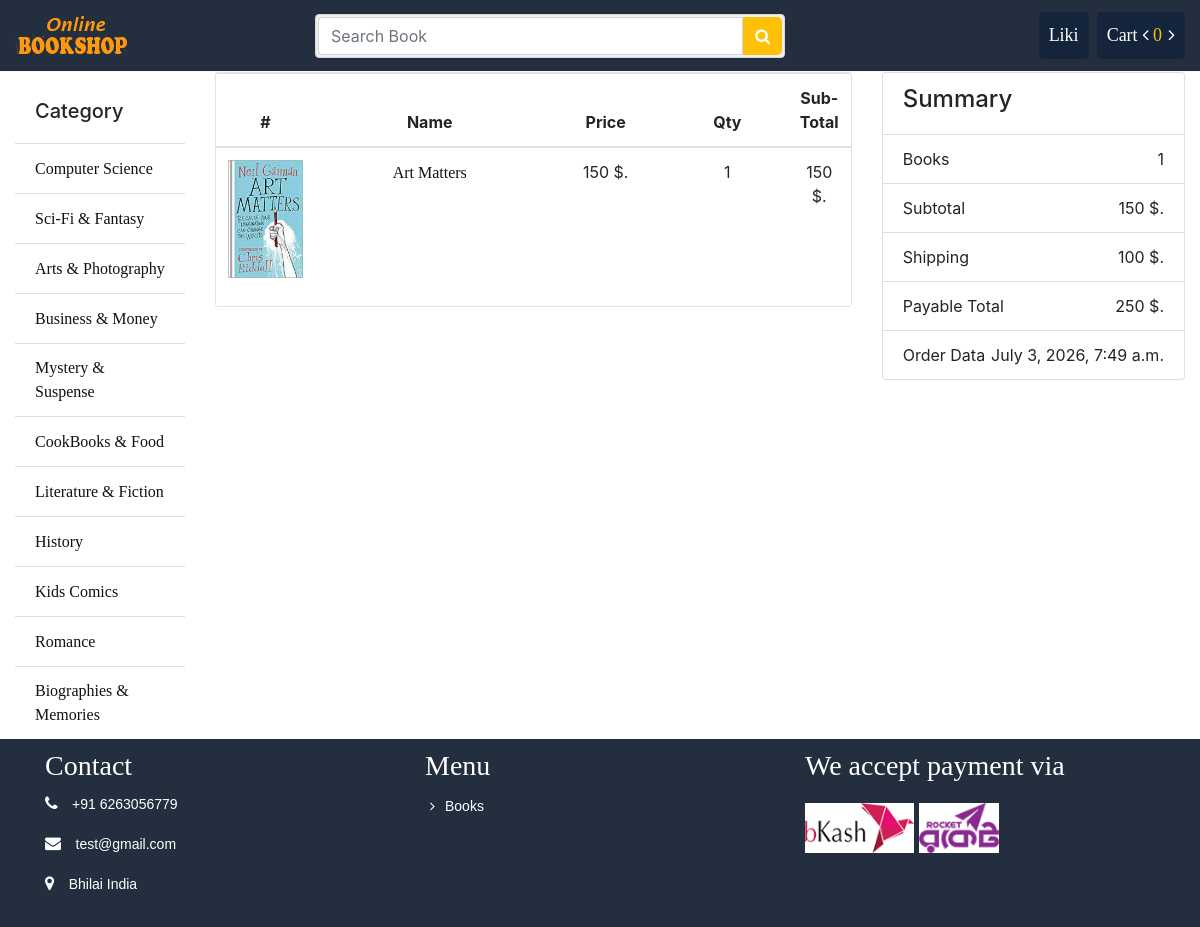
Page /order/13 (signed in) on the committed database.
### store/models.py (models this page shows, shortened)
class Category(models.Model):
	name = models.CharField(max_length = 100)
	slug = models.SlugField(max_length = 150, unique=True ,db_index=True)
	icon = models.FileField(upload_to = "category/")
	create_at = models.DateTimeField(auto_now_add = True)
	updated_at = models.DateTimeField(auto_now_add = True)

class Book(models.Model):
	writer = models.ForeignKey(Writer, on_delete = models.CASCADE)
	category = models.ForeignKey(Category, on_delete = models.CASCADE)
	name = models.CharField(max_length = 100)
	slug = models.SlugField(max_length=100, db_index=True)
	price = models.IntegerField()
	stock = models.IntegerField()
	coverpage = models.FileField(upload_to = "coverpage/")
	bookpage = models.FileField(upload_to = "bookpage/")
	created = models.DateTimeField(auto_now_add=True)
	updated = models.DateTimeField(auto_now=True)
	totalreview = models.IntegerField(default=1)
	totalrating = models.IntegerField(default=5)
	status = models.IntegerField(default=0)
	description = models.TextField()

### order/models.py (models this page shows, shortened)
class OrderItem(models.Model):
    order = models.ForeignKey(Order, on_delete=models.CASCADE)
    book = models.ForeignKey(Book, on_delete=models.CASCADE)
    price = models.DecimalField(max_digits=10, decimal_places=2)
    quantity = models.PositiveIntegerField(default=1)

class Order(models.Model):
	customer = models.ForeignKey(User, on_delete = models.CASCADE)
	name = models.CharField(max_length=30)
	email = models.EmailField()
	phone = models.CharField(max_length=16)
	address = models.CharField(max_length=150)
	division = models.CharField(max_length=20)
	district = models.CharField(max_length=30)
	zip_code = models.CharField(max_length=30)
	payment_method = models.CharField(max_length = 20)
	account_no = models.CharField(max_length = 20)
	transaction_id = models.IntegerField()
	payable = models.IntegerField()
	totalbook = models.IntegerField()
	created = models.DateTimeField(auto_now_add=True)
	updated = models.DateTimeField(auto_now=True)
	paid = models.BooleanField(default=False)
	class Meta:
		ordering = ('-created', )

### order/views.py (the view)
# urls.py: path('<int:id>', views.order_details, name="order_details"),
def order_details(request, id):
	order_summary = get_object_or_404(Order, id=id)
	if order_summary.customer_id != request.user.id:
		return redirect('store:index')
	orderedItem = OrderItem.objects.filter(order_id=id)
	context = {
		"o_summary": order_summary,
		"o_item": orderedItem
	}
	return render(request, 'order/details.html', context)

### cart/cart.py (called while the page is built)
    def __len__(self):
        return sum(item['quantity'] for item in self.cart.values())

### store/context_processors.py (called while the page is built)
def sidebar(request):
	categories = Category.objects.all()
	context = {
		"cat":categories
	}
	return context

def cart(request):
	cart = Cart(request)
	context = {
		"cart": cart
	}
	return context

### store/templatetags/customfunction.py (called while the page is built)
@register.filter(name='subtotal')
def subtotal(value, args):
	return value*args

### order/templates/order/details.html
{% extends 'store/base.html' %}
{% load static %}
{% load customfunction %}
{% block container %}
			<div class="row">
				<div class="col-sm-8">
					<div class="cart_info">
					    <table class="table table-hover">
					        <thead class="text-center">
					            <tr>
					                <th scope="col">#</th>
					                <th scope="col" style="width: 250px">Name</th>
					                <th scope="col">Price</th>
					                <th scope="col" >Qty</th>
					                <th scope="col"> Sub-Total</th>
					            </tr>
					        </thead>
					        <tbody class="text-center">
					        	{% for item in o_item %}
					            <tr>
					                <td class="cart_coverpage"><a href=""><img src="{{ item.book.coverpage.url}}"></a></td>
					                <td><a href="{% url 'store:book' id=item.book.id %}">{{ item.book.name }}</a></td>
					                <td class="cart_quantity">{{ item.book.price }} $.</td>
					                <td class="cart_quantity">{{ item.quantity }}</td>
					                <td>{{ item.book.price|subtotal:item.quantity }} $.</td>
					            </tr>
					            {% endfor %}
					        </tbody>
					    </table>
					</div>
				</div>
				<div class="col-sm-4">
					<ul class="list-group">
						<li class="list-group-item d-flex justify-content-between align-items-center"><h4>Summary</h4></li>
						<li class="list-group-item d-flex justify-content-between align-items-center">Books<span>{{ o_summary.totalbook }}</span></li>
						<li class="list-group-item d-flex justify-content-between align-items-center">Subtotal<span>{{ o_summary.payable }} $.</span></li>
						<li class="list-group-item d-flex justify-content-between align-items-center">Shipping<span>{{ 100 }} $.</span></li>
						<li class="list-group-item d-flex justify-content-between align-items-center">Payable Total<span>{{ o_summary.payable|add:100 }} $.</span></li>
						<li class="list-group-item d-flex justify-content-between align-items-center">Order Data<span>{{ o_summary.created }}</span></li>
					</ul>
				</div>
			</div>
		{% endblock %}

### store/templates/store/bin/header.html (shortened to what this page needs)
{% load static %}
<div class="header-top">
	<div class="container-fluid">
		<div class="row header-row">
			<div class="col-sm-3 header-brand">
				<div class="pull-left">
					<a href="{% url 'store:index' %}"><img src="{% static 'images/logo/logo.png' %}" alt="" /></a>
				</div>
			</div>
			<div class="col-sm-5 header-search">
				<form action="{% url 'search:search' %}" method="GET">
					<div class="input-group search_box">
						<input type="text" class="form-control" placeholder="Search Book" name="q" value="{{search}}">
						<button class="btn btn-primary" type="submit"><i class="fa fa-search"></i></button>
					</div>
				</form>
			</div>
			<div class="col-sm-4 header-actions">
				<div class="pull-right">
					<ul class="navbar-nav">
						{% if request.user.is_authenticated %}
					    <li class="dropdown profile"><a href="#">{{ request.user.username }}</a>
					    </li>
					    <li class="cart">
					    	<a href="{% url 'cart:cart_details' %}">Cart <i class="fa fa-angle-left"></i>
					    		<span class="totalcart" id="gettotalcart"> {{ cart|length }} </span>
					    		<i class="fa fa-angle-right"></i>
					    	</a>
					    </li>
					    {% endif %}
					</ul>
				</div>
			</div>
		</div>
	</div>
</div>

### store/templates/store/bin/sidebar.html
			<ul class="list-group list-group-flush">
				<li class="list-group-item"><h5>Category</h5></li>
				{% for p in cat %}
				<li class="list-group-item"><a href="{% url 'store:category' id=p.id %}">{{p.name}}</a></li>
				{% endfor %}
			</ul>

### store/static/css/style.css (style rules this page uses)
.header-top { border-bottom: 1px solid #f5f5f5; padding-top: 10px; padding-bottom: 15px; background: none repeat scroll 0 0 #232f3e; }
.search_box { padding: 2px; background-color: #efefef; border: 1px solid #d9d9d9; border-radius: 4px; position:absolute; width:100%; }
.search_box .btn.btn-primary { background:#ffc107 !important; border-color: #ffc107; border: 0 none; border-radius: 0; margin-top: 0; border-radius: 0 5px 5px 0 ; }
.navbar-nav { display: block; }
.navbar-nav li { display: inline-block; }
.navbar-nav li a { color: #fff; font-size: 18px; text-decoration: none; }
.cart, .profile { background: #14243a; padding: 10px; border-radius: 5px; }
.totalcart { color: #fac10a; margin-right:2px; }
.titleheader > h3, a { font-family: "Times New Roman", Times, serif; display: inline-block; }
ul li { list-style: none; }
.list-group li a { color: #111; }
td a { color: #111!important; }
.cart_info { border: 1px solid #E6E4DF; border-radius: 3px; margin-bottom: 20px; }
.cart_coverpage a img { max-width:75px; }
.cart_quantity { width: 130px; }

### store/static/css/responsive.css (style rules this page uses)
*, *::before, *::after { box-sizing: border-box; }
img { max-width: 100%; height: auto; }
html, body { overflow-x: hidden; }
.header-top { padding: 12px 0; }
.header-row { display: flex; align-items: center; }
.header-brand img { max-height: 54px; width: auto; }
.header-search form, .search_box { width: 100%; }
.search_box { position: relative; margin: 0; }
.header-actions .pull-right { float: none !important; display: flex; justify-content: flex-end; }
.navbar-nav { margin: 0; display: flex; flex-direction: row; flex-wrap: nowrap; gap: 8px; align-items: center; white-space: nowrap; }
.navbar-nav li { margin: 0; flex: 0 0 auto; }

### rows in the picture
Category: name "Computer Science"
Category: name "Sci-Fi & Fantasy"
Category: name "Arts & Photography"
Category: name "Business & Money"
Category: name "Mystery & Suspense"
Category: name "CookBooks & Food"
Category: name "Literature & Fiction"
Category: name "History"
Category: name "Kids Comics"
Category: name "Romance"
Category: name "Biographies & Memories"
OrderItem: book.coverpage (picture), book.name "Art Matters", book.price "150", quantity "1", book.price|subtotal "150"
Order: totalbook "1", payable "150", payable|add "250", created "July 3, 2026, 7:49 a.m."

### other values in the picture
{{ request.user.username }} "Liki"
{{ cart|length }} "0"
{{ 100 }} "100"
